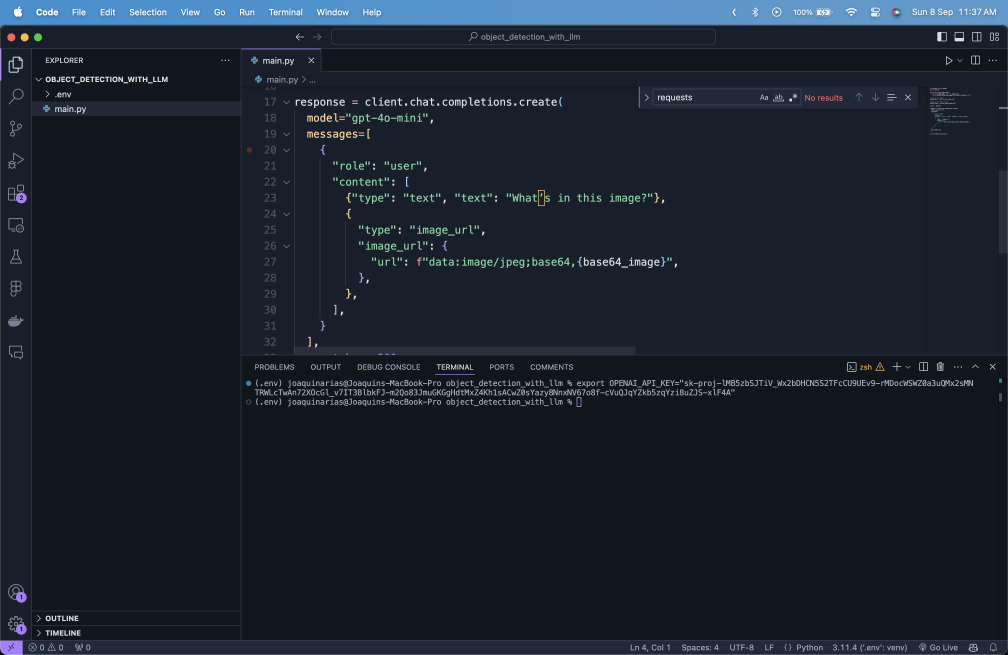
#> input picture object_detection_with_llm/test.png, 3024 x 1964 px (shown at 1/3 size)
$ python test.py
#> lines starting #> are read from the running program, lines starting #| are printed output that depends on the picture
import matplotlib.pyplot as plt
import matplotlib.patches as patches
from PIL import Image

# Image dimensions
image_path = 'test.png'  # Update with the correct path to the image
image_width = 3024
image_height = 1964

# Creating a figure and axis
fig, ax = plt.subplots(figsize=(10, 6))

# Load the image to display as background
img = Image.open(image_path)
#> img is the input picture: PIL image 3024x1964 RGBA; mean R, G, B, A 26.6, 33.7, 44.2, 255
ax.imshow(img)

updated_bounding_boxes = [
    {"label": "Explorer Panel", "x": 0, "y": 0, "w": 450, "h": 1964},
    {"label": "Main Code Editor", "x": 450, "y": 0, "w": 1800, "h": 1100},
    {"label": "Terminal Panel", "x": 450, "y": 1100, "w": 1800, "h": 864},
    {"label": "Outline Section", "x": 2250, "y": 0, "w": 624, "h": 1964},
]

# Adding rectangles for each bounding box
for box in updated_bounding_boxes:
    rect = patches.Rectangle((box["x"], box["y"]), box["w"], box["h"], linewidth=2, edgecolor='g', facecolor='none')
    ax.add_patch(rect)
    # Adding labels
    ax.text(box["x"] + 10, box["y"] + 20, box["label"], color='white', fontsize=12, bbox=dict(facecolor='black', alpha=0.5))

# Display the plot
plt.axis('off')  # Hide axes
plt.show()
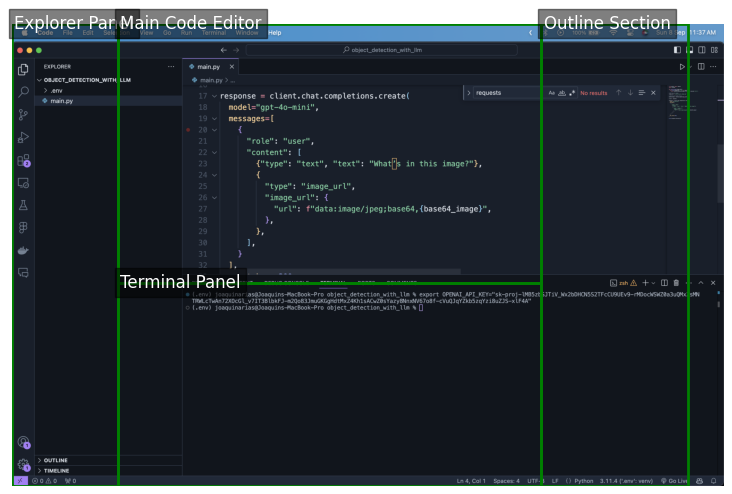
#> figure drawn by matplotlib, 1 panel
